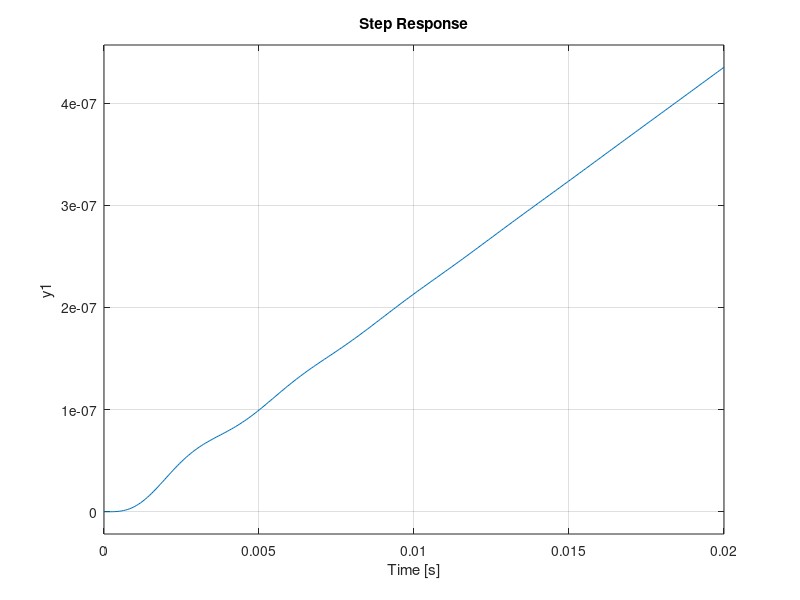

This chart was generated by the following MATLAB code:
clc
clear
close all

%parametros
R=0.01;
K=100;
B1=450;
B2=200;
J=0.1;
M=0.3;

A=[0 1 0 0;
   -K/J -B1/J K/(R*J) 0;
   0 0 0 1;
   K/(R*M) 0 -K/(R^2*M) -B2/M];
B=[0 1/J 0 0]';
C=[0 0 1 0];
D=zeros(1,1);
sis=ss(A,B,C,D);
step(sis)